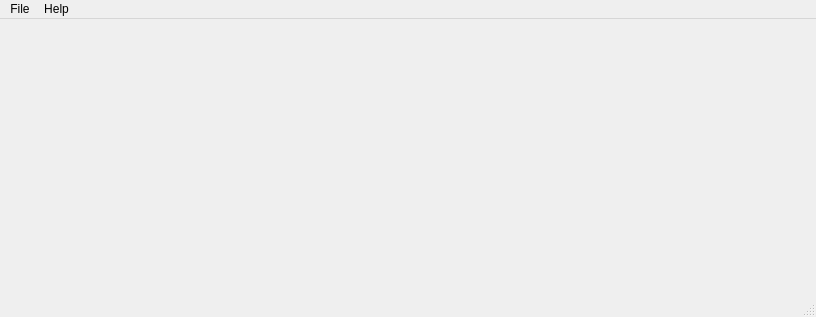
<?xml version="1.0" encoding="UTF-8"?>
<ui version="4.0">
 <class>MainWindow</class>
 <widget class="QMainWindow" name="MainWindow">
  <property name="geometry">
   <rect>
    <x>0</x>
    <y>0</y>
    <width>816</width>
    <height>317</height>
   </rect>
  </property>
  <property name="windowTitle">
   <string>MainWindow</string>
  </property>
  <widget class="QWidget" name="centralWidget">
   <layout class="QVBoxLayout" name="verticalLayout">
    <item>
     <widget class="EmulationScreen" name="theScreen" native="true"/>
    </item>
   </layout>
  </widget>
  <widget class="QMenuBar" name="menuBar">
   <property name="geometry">
    <rect>
     <x>0</x>
     <y>0</y>
     <width>816</width>
     <height>23</height>
    </rect>
   </property>
   <widget class="QMenu" name="menuFile">
    <property name="title">
     <string>File</string>
    </property>
    <addaction name="actionLoadRom"/>
   </widget>
   <widget class="QMenu" name="menuHelp">
    <property name="title">
     <string>Help</string>
    </property>
    <addaction name="actionAboutQt"/>
    <addaction name="actionAboutEmulator"/>
   </widget>
   <addaction name="menuFile"/>
   <addaction name="menuHelp"/>
  </widget>
  <widget class="QStatusBar" name="statusBar"/>
  <action name="actionLoadRom">
   <property name="text">
    <string>Load ROM...</string>
   </property>
  </action>
  <action name="actionAboutQt">
   <property name="text">
    <string>About Qt...</string>
   </property>
  </action>
  <action name="actionAboutEmulator">
   <property name="text">
    <string>About Emulator...</string>
   </property>
  </action>
 </widget>
 <layoutdefault spacing="6" margin="11"/>
 <customwidgets>
  <customwidget>
   <class>EmulationScreen</class>
   <extends>QWidget</extends>
   <header>EmulationScreen.h</header>
   <container>1</container>
  </customwidget>
 </customwidgets>
 <resources/>
 <connections/>
</ui>
